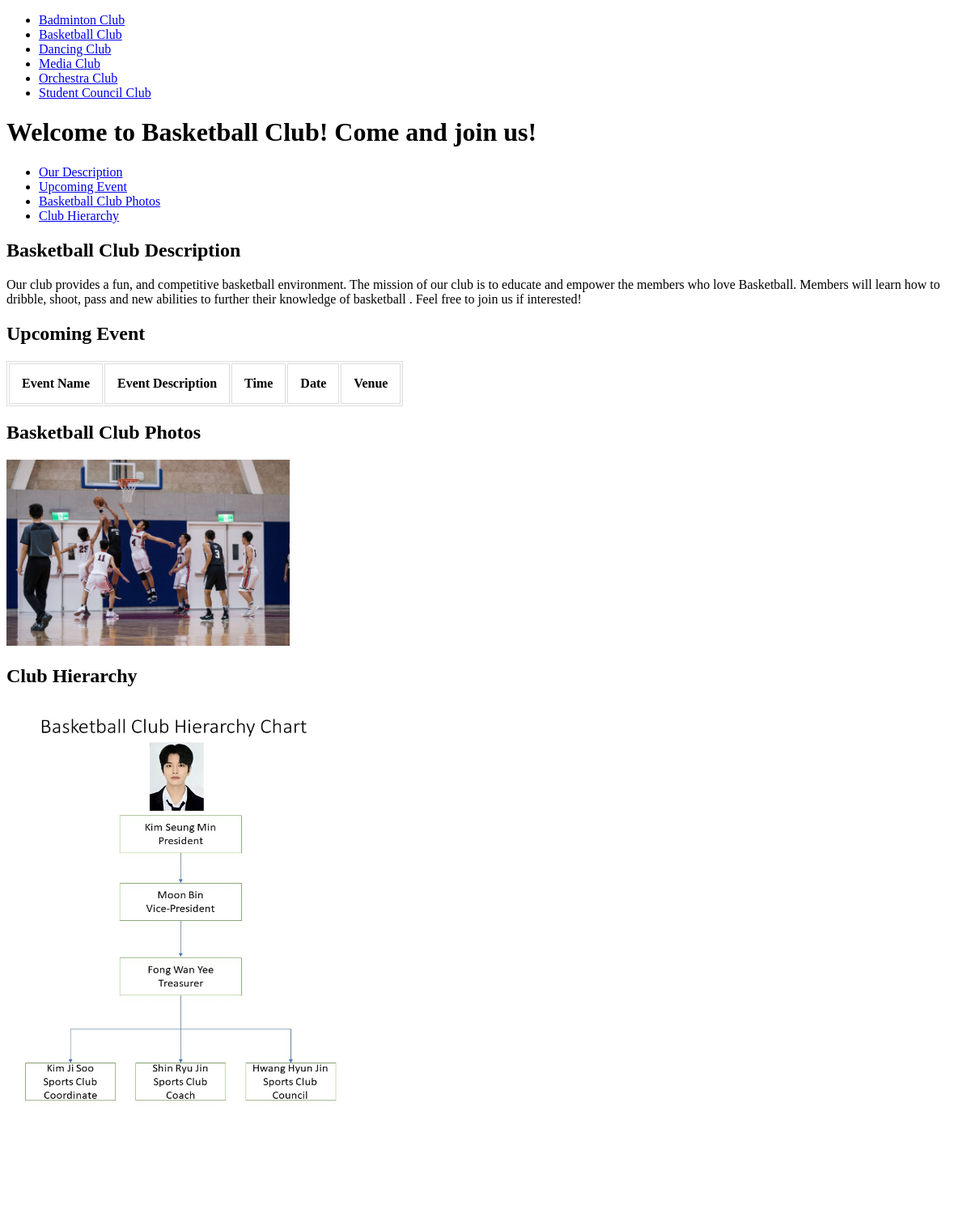
Before: /sdp_assignment/basketballclub.php with the older database file.
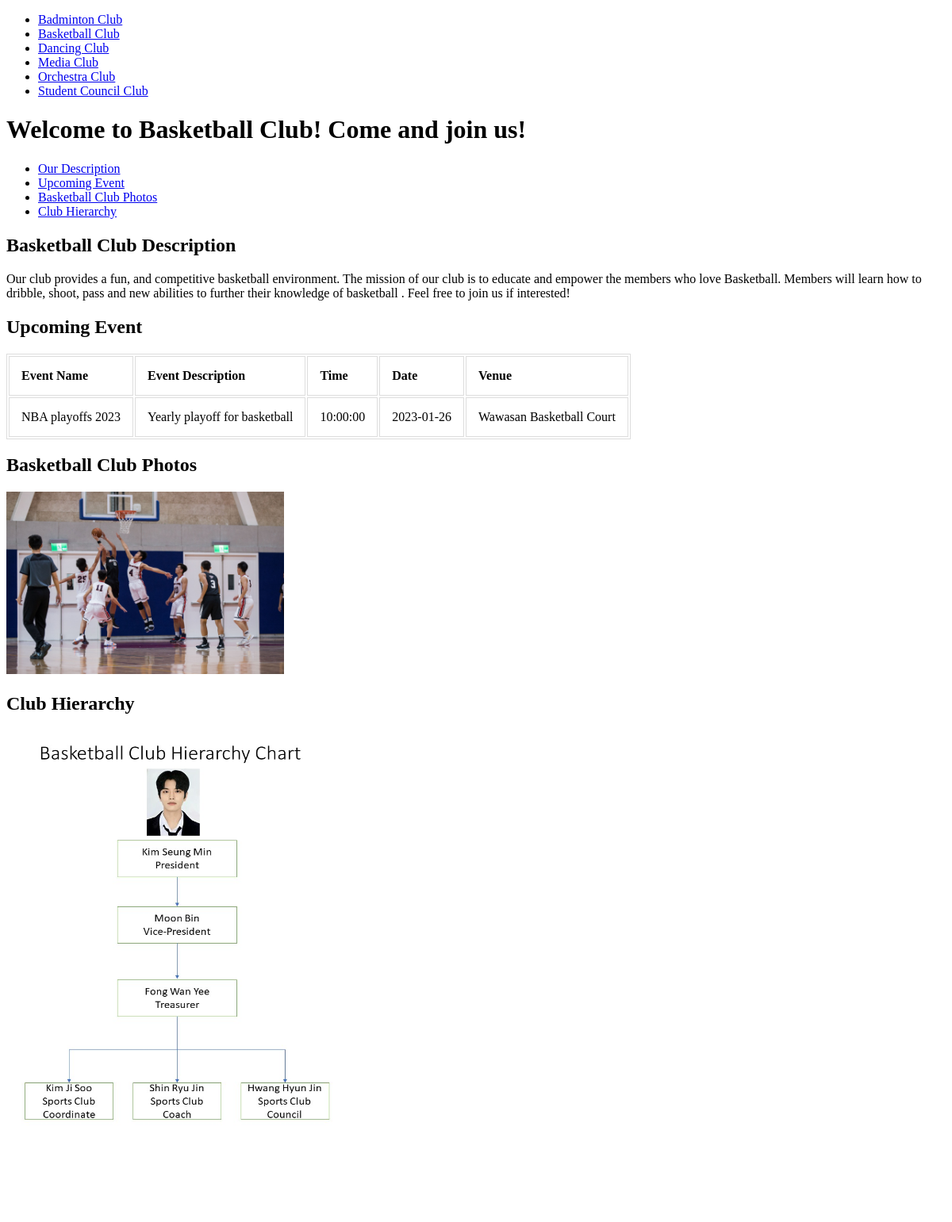
After: the same page with the newer database file.
### tables this page shows
CREATE TABLE IF NOT EXISTS `event` (
  `EventID` int NOT NULL AUTO_INCREMENT,
  `EventName` varchar(255) NOT NULL,
  `EventDescription` varchar(255) NOT NULL,
  `Time` time NOT NULL,
  `Date` date NOT NULL,
  `Venue` varchar(255) NOT NULL,
  `OrganisingClub` varchar(255) DEFAULT NULL,
  `Status` enum('Approved','Unapproved') DEFAULT 'Unapproved',
  PRIMARY KEY (`EventID`)
);

### sdp_assignment/basketballclub.php (the view, shortened to what this page needs)
<?php
include("conn.php");
?>
<!DOCTYPE html>
<html>
    <head>
    </head>
<body>
    <div class = "otherclubname">
    <ul>
    <li><a href="badmintonclub.php">Badminton Club</a></li>
    <li><a href="basketballclub.php">Basketball Club</a></li>
    <li><a href="dancingclub.php">Dancing Club</a></li>
    <li><a href="mediaclub.php">Media Club</a></li>
    <li><a href="orchestraclub.php">Orchestra Club</a></li>
    <li><a href="studentcouncilclub.php">Student Council Club</a></li>
    </ul>
    </div>
    <h1>
        Welcome to Basketball Club! Come and join us!
    </h1>
    <div class = "clubinformation">
        <ul>
        <li><a href="#basketballcdescrip">Our Description</a></li>
        <li><a href="#basketballcevent">Upcoming Event</a></li>
        <li><a href="#basketballcphotos">Basketball Club Photos</a></li>
        <li><a href="#basketballchierarchy">Club Hierarchy</a></li>
        </ul>
    </div>
    <h2 id="basketballcdescrip"> Basketball Club Description </h2>
    <p>
        Our club provides a fun, and competitive basketball environment. The mission of our club is to educate and empower the members who love Basketball. Members will learn how to dribble, shoot, pass and new abilities to further their knowledge of basketball .
        Feel free to join us if interested!
    </p>
    <h2 id="basketballcevent"> Upcoming Event </h2>
    <table>
    <tr>
        <th>Event Name</th>
        <th>Event Description</th>
        <th>Time</th>
        <th>Date</th>
        <th>Venue</th>
    </tr>
    <?php
    $sql = "SELECT * FROM event WHERE OrganisingClub LIKE 'Basketball Club' AND Status = 'Approved'";
    $result = $con->query($sql);
    while($data = $result->fetch_assoc()){
        echo ("<tr>");
        echo ("<td>" . $data['EventName'] . "</td>");
        echo ("<td>" . $data['EventDescription'] . "</td>");
        echo ("<td>" . $data['Time'] . "</td>");
        echo ("<td>" . $data['Date'] . "</td>");
        echo ("<td>" . $data['Venue'] . "</td>");
        echo ("</tr>");}
    ?>
    </table>
    <h2 id="basketballcphotos"> Basketball Club Photos </h2>
    <div class = "bballcphoto">
    <p>
    <img src="../sdp_assignment/photo/basketballphoto.jpg" width="350" height = "230">
    </p>
    </div>
    <h2 id="basketballchierarchy"> Club Hierarchy </h2>
    <p>
    <img src="../sdp_assignment/photo/basketballclub_hierarchy.jpg" width="430" height="600">
    </p>
</body>
</html>

Changed rows visible on the page:
added event: EventName "NBA playoffs 2023", EventDescription "Yearly playoff for basketball", Time "10:00:00", Date "2023-01-26", Venue "Wawasan Basketball Court"
